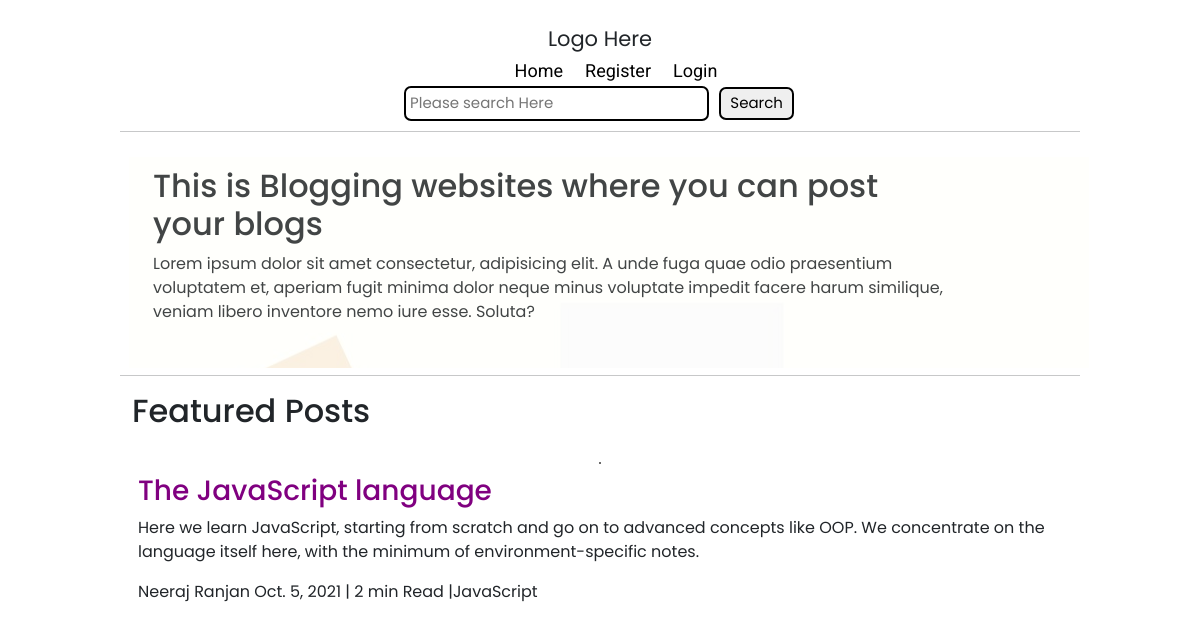
Screenshot of /article/4 with the database file from the repository.
### blogApp/models.py (models this page shows, shortened)
class Post(models.Model):
    blog_title = models.CharField(verbose_name="Title", max_length=300)
    blog_author = models.ForeignKey(User, blank=True, null=True, on_delete=models.CASCADE)
    blog_date = models.DateField(verbose_name="Date and Time")
    blog_read_time = models.IntegerField(verbose_name="Read Time")
    blog_tag = models.CharField(verbose_name="Tagline", default="Python", max_length=200)
    blog_content = models.TextField("Description")

### blogApp/views.py (the view)
# urls.py: path('article/<int:pk>', PostDetail.as_view(), name="article-details"),
class PostDetail(DetailView):
    model = Post
    template_name = 'blogs/post-detail.html'

### templates/blogs/post-detail.html (shortened to what this page needs)
{% extends 'blogs/index.html' %}
{% load static %}
{% block content %}
    <div class="gt-max-width-1 gt-m-auto">
        <hr>
    </div>
    <div class="gt-content gt-max-width-1 gt-m-auto">
        <div class="gt-content-left">
            <h2>This is Blogging websites where you can post your blogs</h2>
            <p>Lorem ipsum dolor sit amet consectetur, adipisicing elit. A unde fuga quae odio praesentium voluptatem et, aperiam fugit minima dolor neque minus voluptate impedit facere harum similique, veniam libero inventore nemo iure esse. Soluta?</p>
        </div>
    </div>
    <div class="gt-max-width-1 gt-m-auto">
        <hr>
    </div>
    <div class="gt-featured-posts gt-max-width-1 gt-m-auto">
        <h2>Featured Posts</h2>
        <div class="gt-feature-post">
            <div class="gt-article-left">
                <img src="{% static 'img/home.svg'%}" alt="">
            </div>
            <div class="gt-article-right">
                <h3>{{post.blog_title}}</h3>
                <p>{{post.blog_content}}</p>
                <span>{{post.blog_author.first_name}}</span> <span>{{post.blog_author.last_name}}</span> <span>{{post.blog_date}} | {{post.blog_read_time}} min Read</span> <span> |{{post.blog_tag}}</span>
            </div>
        </div>
    </div>
    {% endblock  %}

### static/blogs/css/style.css (style rules this page uses)
* { margin: 0; padding: 0; }
.gt-content { height: 100%; margin-top: 25px; background-color: none; display: flex; padding: 9px; font-family: var(--font-1); position: relative; transition: 0.6s ease-in-out; }
.gt-content::after { content: " "; background-image: url(../img/article.jpg); position: absolute; opacity: 0.15; width: 100%; height: inherit; transition: 0.3s ease-in-out; }
.gt-content-left { width: 85%; display: flex; flex-direction: column; justify-content: center; margin: 10px 24px; transition: 0.6s ease-in-out; }
.gt-featured-posts { font-family: var(--font-1); }
.gt-article-left img { height: 160px; border: 2px solid black; border-radius: 55px; }
.gt-feature-post { display: flex; align-items: center; margin-top: 20px; margin-bottom: 20px; transition: 0.6s ease-in-out; }
.gt-feature-post h3 { color: var(--bg-color); }
.gt-featured-posts h2 { margin: 12px; }

### static/blogs/css/utils.css (style rules this page uses)
:root { --bg-color: purple; --font-1: 'Poppins', sans-serif; --font-2: 'Roboto', sans-serif; }
.gt-max-width-1 { max-width: 80vw; }
.gt-m-auto { margin: auto; }
.gt-article-right { margin: 0px 18px; }

### static/blogs/css/responsive-styles.css (style rules this page uses)
@media screen and (max-width: 1200px) { .gt-feature-post { flex-direction: column; } }
@media screen and (max-width: 1200px) { .gt-article-left img { height: 191px; border: 1px solid black; border-radius: 21px; } }

### rows the page displays
Post: blog_title "The JavaScript language", blog_content "Here we learn JavaScript, starting from scratch and go on to advanced concepts like OOP. We concentrate on the language itself here, with the minimum of environment-specific notes.", blog_author.first_name "Neeraj", blog_author.last_name "Ranjan", blog_date "Oct. 5, 2021", blog_read_time "2", blog_tag "JavaScript"
